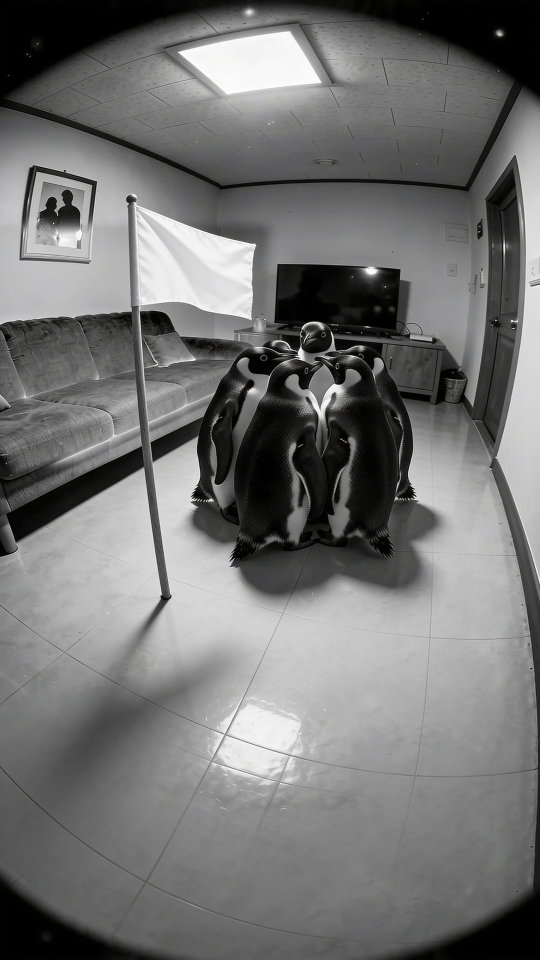
#> input picture 쇼핑쇼츠/assets/clips/EP11/v3/F2.jpg, 1080 x 1920 px, given in place of F2.jpg_1.png, which was not available (shown at 1/2 size)
$ python -i check_stills.py   (imports and definitions only)
#> lines starting #> are read from the running program, lines starting #| are printed output that depends on the picture
import os
from PIL import Image
R=os.path.dirname(os.path.abspath(__file__)); ROOT=os.path.dirname(R)
def after(n): return Image.open(f"{R}/stills/{n}.png")
def before(n):
    im=Image.open(f"{ROOT}/img/{n}_1.png").convert("RGB"); w,h=im.size
#> in before, im is the input picture: PIL image 1080x1920 RGB; mean R, G, B 115.4, 115.4, 115.1
#> after `w, h = im.size`: w = 1080; h = 1920
    if abs(w/h-16/9)>0.002:
        nw=round(h*16/9); x0=(w-nw)//2; im=im.crop((x0,0,x0+nw,h))
#> after `nw = round(h * 16 / 9)`: nw = 3413
#> after `x0 = (w - nw) // 2`: x0 = -1167
#> after `im = im.crop((x0, 0, x0 + nw, h))`:
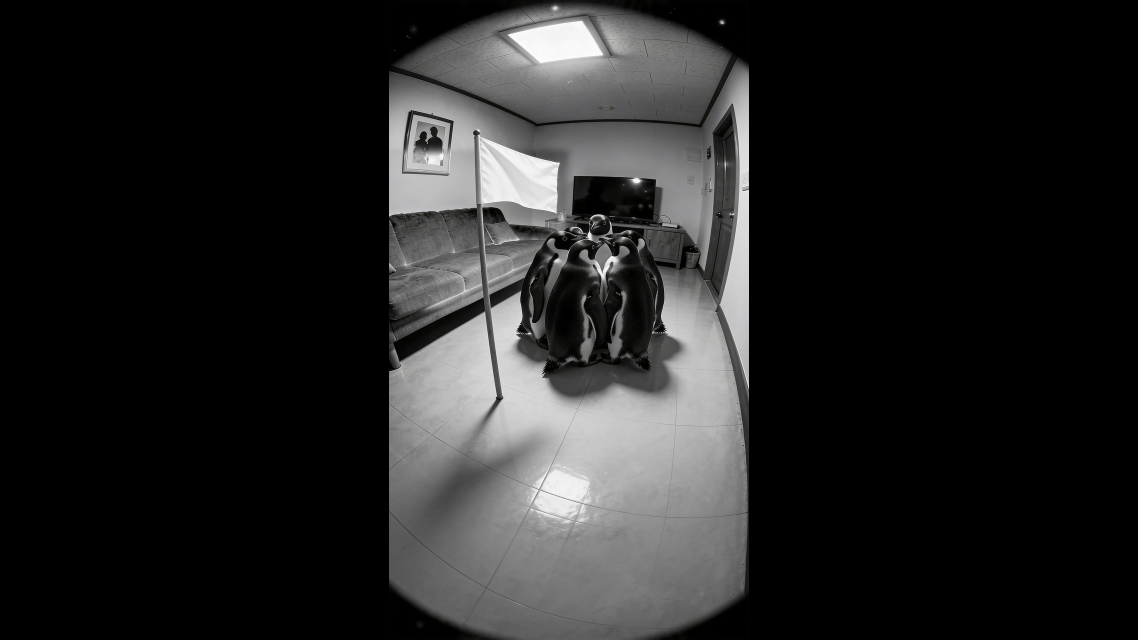
#> im: PIL image 3413x1920 RGB (shown at 1/3 size); mean R, G, B 36.5, 36.5, 36.4
    return im.resize((1920,1080),Image.LANCZOS)
items={"C02":(640,470,860,700),"C03":(360,540,600,840),"C14":(680,930,1260,1060),"C19a":(1560,150,1760,260),
"C16c":(640,660,1560,900),"C21":(780,150,1040,330),"C18":(640,120,1000,560)}
# [7 lines not run here, left out]

>>> result = before('../../../쇼핑쇼츠/assets/clips/EP11/v3/F2.jpg')

$ run again, on 쇼핑쇼츠/assets/clips/EP11/v3/M0.jpg
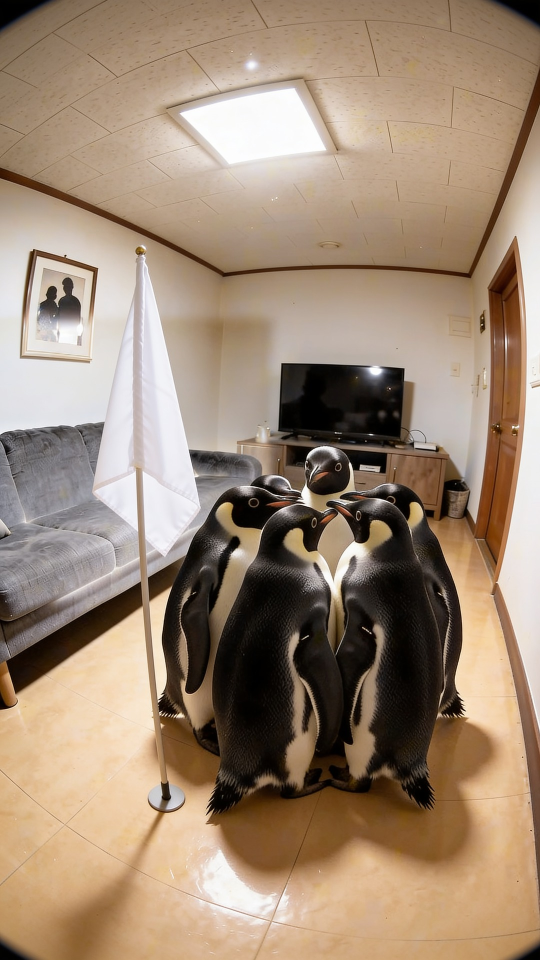
#> input picture 쇼핑쇼츠/assets/clips/EP11/v3/M0.jpg, 1080 x 1920 px, given in place of M0.jpg_1.png, which was not available (shown at 1/2 size)
#> in before, im is the input picture: PIL image 1080x1920 RGB; mean R, G, B 158.5, 137.3, 116.9
#> in before, `im = im.crop((x0, 0, x0 + nw, h))`:
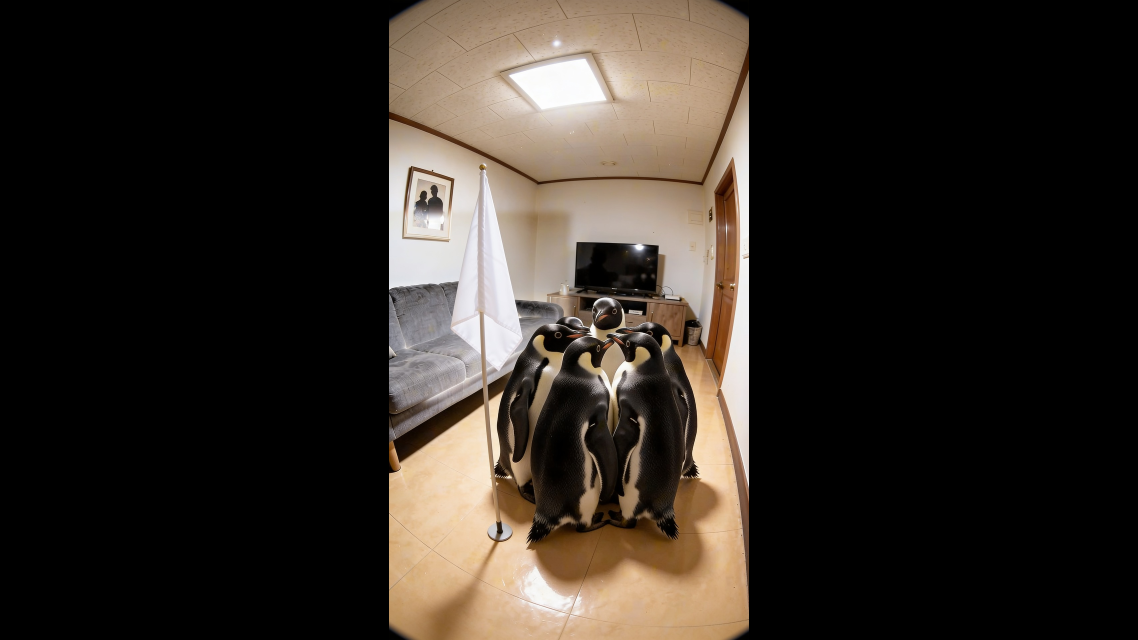
#> im: PIL image 3413x1920 RGB (shown at 1/3 size); mean R, G, B 50.2, 43.4, 37

$ run again, on 쇼핑쇼츠/assets/clips/EP11/v3/M1a.jpg
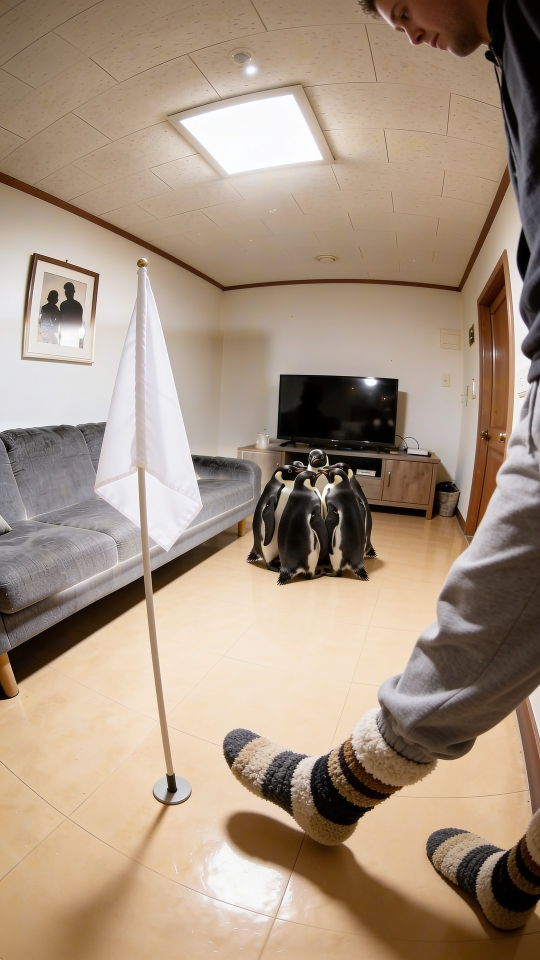
#> input picture 쇼핑쇼츠/assets/clips/EP11/v3/M1a.jpg, 1080 x 1920 px, given in place of M1a.jpg_1.png, which was not available (shown at 1/2 size)
#> in before, im is the input picture: PIL image 1080x1920 RGB; mean R, G, B 167.4, 147.5, 128.6
#> in before, `im = im.crop((x0, 0, x0 + nw, h))`:
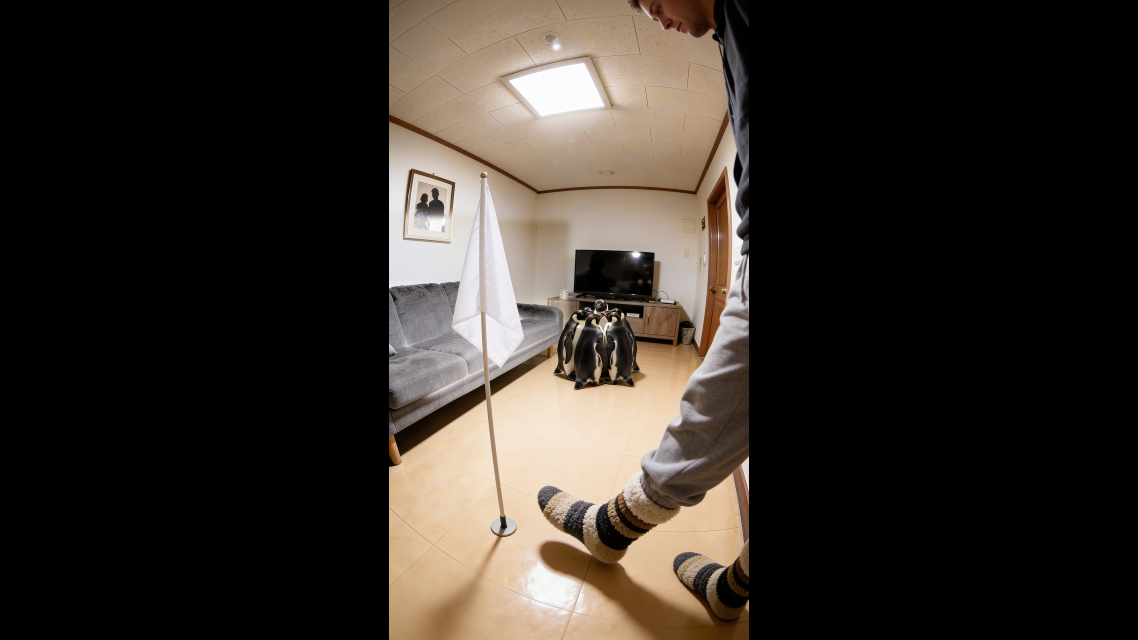
#> im: PIL image 3413x1920 RGB (shown at 1/3 size); mean R, G, B 53, 46.7, 40.7
